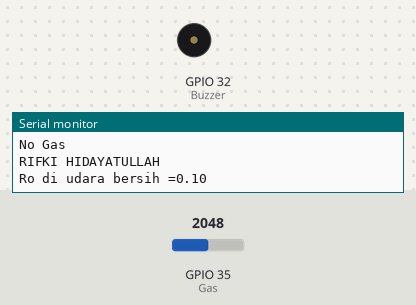
Bench run of a program on a simulated ESP32. Parts: buzzer (waves = sounding, pin HIGH), the last lines printed to the serial monitor. The test bench sets the inputs (shaded band); at power-on: GPIO 35 (Gas) = 2048.

Above: at 1.9 s.
2.0 s: GPIO 35 (Gas) set to 6
4.4 s: GPIO 35 (Gas) set to 3
At 6.1 s:
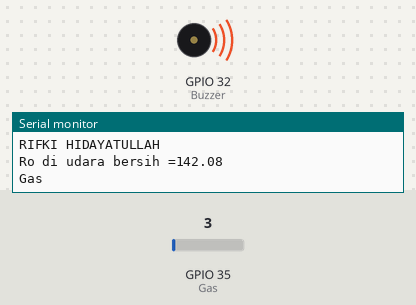
8.6 s: GPIO 35 (Gas) set to 140
At 8.6 s:
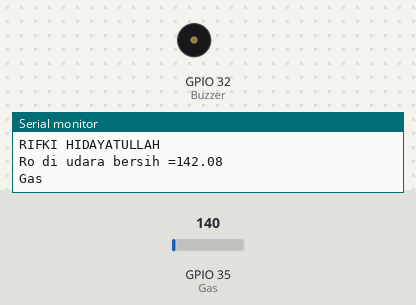
Timing chart, 0 to 11.6 s (numbered marks = the images above; inputs shaded):
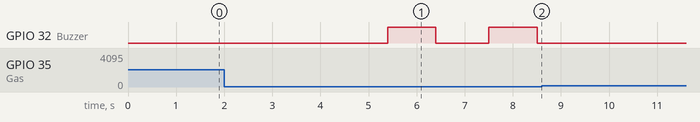

The program:

main.cpp
```cpp
#include <Arduino.h>
#define RL 1
float Analog_value=0;
float VRL=0;
float Rs=0;
float Ro=0;
int Buzzer = 32;
int Gas =35;
void setup ()
{
  pinMode(Buzzer, OUTPUT);
  pinMode(Gas, INPUT);
  Serial.begin(9600);
}
void loop ()
{
  Analog_value=analogRead(35);
  VRL=Analog_value*(3.3/4095.0);
  Rs=((3.3/VRL)-1)*RL;
  Ro= Rs/9.6;
  Serial.println("RIFKI HIDAYATULLAH");
  Serial.print("Ro di udara bersih =");
  Serial.println(Ro);
  delay (1000);
    if (Ro > 100) {
    Serial.println("Gas");
    digitalWrite (Buzzer, HIGH) ; //send tone
    delay(1000);
    digitalWrite (Buzzer, LOW) ;  //no tone
  }
  else {
    Serial.println("No Gas");
  }
  delay(100);
}
```

Measured:
- the behaviour switches between 5 and 4 on GPIO 35 (Gas) (found by bisection; images 0 and 1)
- after the input at 4.4 s, GPIO 32 (Buzzer): alternates HIGH for 1.0 s and LOW for 1.1 s, starting after 1.0 s
- after the input at 8.6 s, GPIO 32 (Buzzer): stops changing and stays LOW
